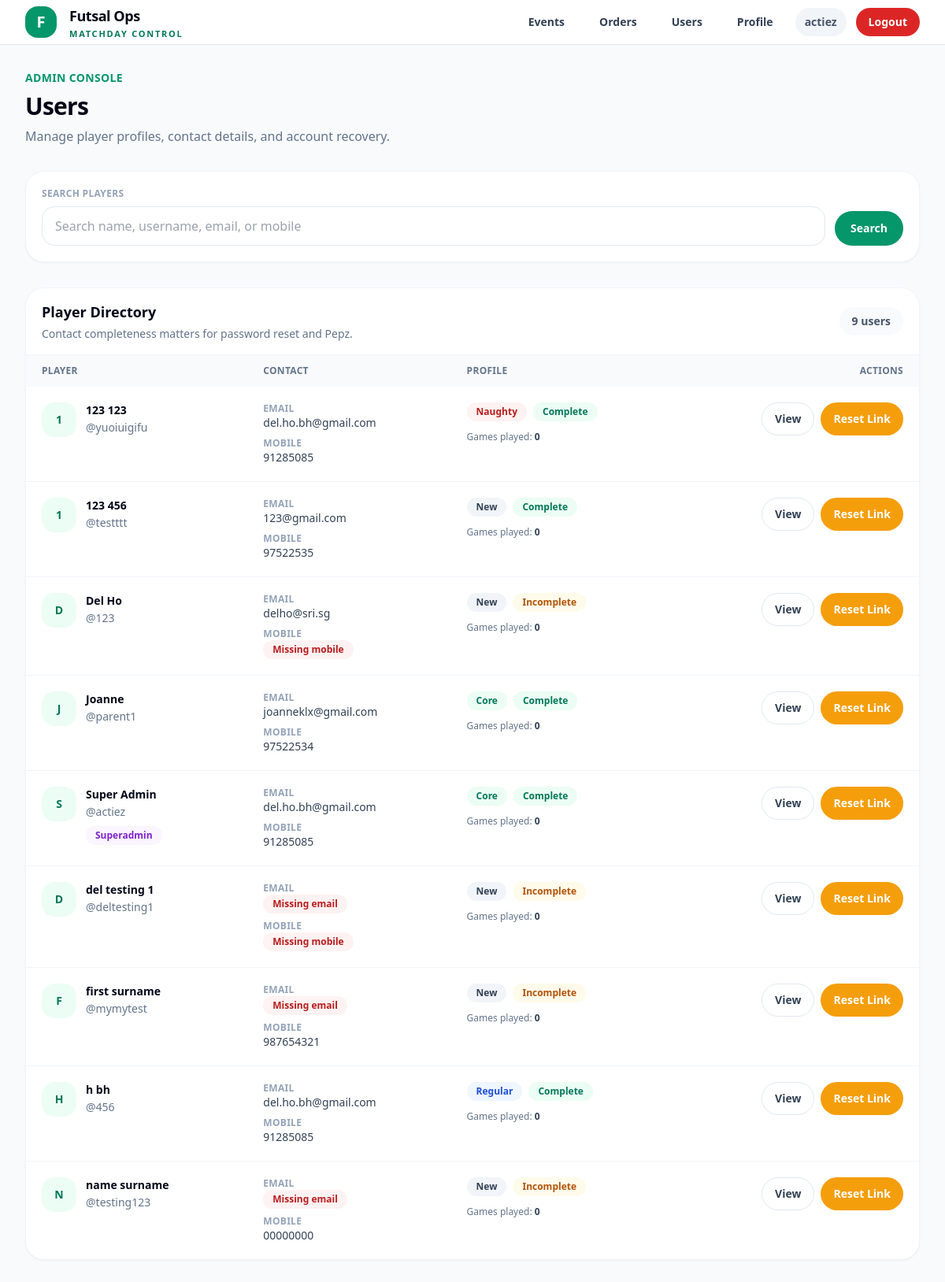
Page /users/ (signed in) on the committed database.
### accounts/models.py (models this page shows)
class User(AbstractUser):
    ROLE_USER = "user"
    ROLE_ADMIN = "admin"
    ROLE_SUPERADMIN = "superadmin"
    ROLE_CHOICES = [
        (ROLE_USER, "User"),
        (ROLE_ADMIN, "Admin"),
        (ROLE_SUPERADMIN, "Superadmin"),
    ]
    PLAYER_NEW = "new"
    PLAYER_REGULAR = "regular"
    PLAYER_CORE = "core"
    PLAYER_NAUGHTY = "naughty"
    PLAYER_TYPE_CHOICES = [
        (PLAYER_NEW, "New"),
        (PLAYER_REGULAR, "Regular"),
        (PLAYER_CORE, "Core"),
        (PLAYER_NAUGHTY, "Naughty"),
    ]
    role = models.CharField(max_length=20, choices=ROLE_CHOICES, default=ROLE_USER)
    player_type = models.CharField(max_length=20, choices=PLAYER_TYPE_CHOICES, default=PLAYER_NEW)
    mobile_number = models.CharField(max_length=30, blank=True)
    games_played_count = models.PositiveIntegerField(default=0)
    email_verified = models.BooleanField(default=False)
    admin_notes = models.TextField(blank=True, default="")
    def is_admin_level(self):
        return self.is_authenticated and (
            self.is_superuser or self.role in {self.ROLE_ADMIN, self.ROLE_SUPERADMIN}
        )
    def is_superadmin_level(self):
        return self.is_authenticated and (
            self.is_superuser or self.role == self.ROLE_SUPERADMIN
        )

### accounts/views.py (the view, shortened to what this page needs)
# urls.py: path("users/", views.user_list_view, name="user_list"),
@login_required
def user_list_view(request):
    if not request.user.is_superadmin_level():
        raise PermissionDenied("Only superadmin can access user details.")
    search_query = request.GET.get("q", "").strip()
    users = User.objects.all().order_by("first_name", "last_name", "username")
    return render(
        request,
        "accounts/user_list.html",
        {
            "users": users,
            "search_query": search_query,
        },
    )

### templates/accounts/user_list.html (shortened to what this page needs)
{% extends "base.html" %}
{% block content %}
<div class="space-y-8">
    <div class="flex flex-col md:flex-row md:items-end md:justify-between gap-5">
        <div>
            <p class="text-sm font-bold text-emerald-600 uppercase tracking-wide">
                Admin Console
            </p>
            <h1 class="mt-2 text-3xl font-black tracking-tight text-slate-950">
                Users
            </h1>
            <p class="mt-2 text-slate-500">
                Manage player profiles, contact details, and account recovery.
            </p>
        </div>
    </div>
    <div class="bg-white rounded-3xl border border-slate-100 shadow-sm p-5">
        <form method="get" class="flex flex-col md:flex-row gap-3">
            <div class="flex-1">
                <label class="block text-xs font-bold uppercase tracking-wide text-slate-400 mb-2">
                    Search players
                </label>
                <input
                    type="text"
                    name="q"
                    value="{{ search_query }}"
                    placeholder="Search name, username, email, or mobile"
                    class="w-full rounded-2xl border border-slate-200 bg-white px-4 py-3 focus:outline-none focus:ring-2 focus:ring-emerald-500"
                >
            </div>
            <div class="flex gap-2 md:items-end">
                <button type="submit"
                    class="inline-flex items-center justify-center px-5 py-3 rounded-full bg-emerald-600 text-white text-sm font-bold hover:bg-emerald-700">
                    Search
                </button>
            </div>
        </form>
    </div>
    <div class="bg-white rounded-3xl border border-slate-100 shadow-sm overflow-hidden">
        <div class="px-5 py-4 border-b border-slate-100 flex items-center justify-between gap-4">
            <div>
                <h2 class="text-lg font-black text-slate-950">Player Directory</h2>
                <p class="text-sm text-slate-500 mt-1">
                    Contact completeness matters for password reset and Pepz.
                </p>
            </div>
            <div class="hidden sm:inline-flex rounded-full bg-slate-50 px-4 py-2 text-sm font-bold text-slate-600">
                {{ users|length }} users
            </div>
        </div>
        <div class="overflow-x-auto">
            <table class="w-full text-sm">
                <thead class="bg-slate-50 text-slate-500">
                    <tr>
                        <th class="text-left px-5 py-3 font-bold uppercase tracking-wide text-xs">Player</th>
                        <th class="text-left px-5 py-3 font-bold uppercase tracking-wide text-xs">Contact</th>
                        <th class="text-left px-5 py-3 font-bold uppercase tracking-wide text-xs">Profile</th>
                        <th class="text-right px-5 py-3 font-bold uppercase tracking-wide text-xs">Actions</th>
                    </tr>
                </thead>
                <tbody class="divide-y divide-slate-100">
                    {% for profile_user in users %}
                        <tr class="hover:bg-slate-50/70">
                            <td class="px-5 py-5 align-top">
                                <div class="flex items-start gap-3">
                                    <div class="h-11 w-11 rounded-2xl bg-emerald-50 text-emerald-700 flex items-center justify-center font-black">
                                        {{ profile_user.first_name|first|default:profile_user.username|first|upper }}
                                    </div>
                                    <div>
                                        <div class="font-black text-slate-950">
                                            {{ profile_user.get_full_name|default:"Unnamed Player" }}
                                        </div>
                                        <div class="text-sm text-slate-500 mt-0.5">
                                            @{{ profile_user.username }}
                                        </div>
                                        {% if profile_user.is_superuser or profile_user.role == "superadmin" %}
                                            <span class="mt-2 inline-flex items-center rounded-full bg-purple-50 px-3 py-1 text-xs font-bold text-purple-700">
                                                Superadmin
                                            </span>
                                        {% elif profile_user.role == "admin" %}
                                            <span class="mt-2 inline-flex items-center rounded-full bg-slate-950 px-3 py-1 text-xs font-bold text-white">
                                                Admin
                                            </span>
                                        {% endif %}
                                    </div>
                                </div>
                            </td>
                            <td class="px-5 py-5 align-top">
                                <div class="space-y-2">
                                    <div>
                                        <div class="text-xs uppercase tracking-wide text-slate-400 font-bold">Email</div>
                                        {% if profile_user.email %}
                                            <div class="text-slate-700 break-all">{{ profile_user.email }}</div>
                                        {% else %}
                                            <span class="inline-flex items-center rounded-full bg-red-50 px-3 py-1 text-xs font-bold text-red-700">
                                                Missing email
                                            </span>
                                        {% endif %}
                                    </div>
                                    <div>
                                        <div class="text-xs uppercase tracking-wide text-slate-400 font-bold">Mobile</div>
                                        {% if profile_user.mobile_number %}
                                            <div class="text-slate-700">{{ profile_user.mobile_number }}</div>
                                        {% else %}
                                            <span class="inline-flex items-center rounded-full bg-red-50 px-3 py-1 text-xs font-bold text-red-700">
                                                Missing mobile
                                            </span>
                                        {% endif %}
                                    </div>
                                </div>
                            </td>
                            <td class="px-5 py-5 align-top">
                                <div class="flex flex-wrap gap-2">
                                    {% if profile_user.player_type == "core" %}
                                        <span class="inline-flex items-center rounded-full bg-emerald-50 px-3 py-1 text-xs font-bold text-emerald-700">
                                            Core
                                        </span>
                                    {% elif profile_user.player_type == "regular" %}
                                        <span class="inline-flex items-center rounded-full bg-blue-50 px-3 py-1 text-xs font-bold text-blue-700">
                                            Regular
                                        </span>
                                    {% elif profile_user.player_type == "naughty" %}
                                        <span class="inline-flex items-center rounded-full bg-red-50 px-3 py-1 text-xs font-bold text-red-700">
                                            Naughty
                                        </span>
                                    {% else %}
                                        <span class="inline-flex items-center rounded-full bg-slate-100 px-3 py-1 text-xs font-bold text-slate-700">
                                            New
                                        </span>
                                    {% endif %}
                                    {% if profile_user.email and profile_user.mobile_number %}
                                        <span class="inline-flex items-center rounded-full bg-emerald-50 px-3 py-1 text-xs font-bold text-emerald-700">
                                            Complete
                                        </span>
                                    {% else %}
                                        <span class="inline-flex items-center rounded-full bg-amber-50 px-3 py-1 text-xs font-bold text-amber-700">
                                            Incomplete
                                        </span>
                                    {% endif %}
                                </div>
                                <div class="mt-3 text-xs text-slate-500">
                                    Games played: <span class="font-bold text-slate-700">{{ profile_user.games_played_count }}</span>
                                </div>
                            </td>
                            <td class="px-5 py-5 align-top text-right">
                                <div class="flex flex-col sm:flex-row justify-end gap-2">
                                    <a href="{% url 'admin_user_profile' profile_user.id %}"
                                       class="inline-flex items-center justify-center px-4 py-2.5 rounded-full border border-slate-200 bg-white text-slate-700 text-sm font-bold hover:bg-slate-50">
                                        View
                                    </a>
                                    {% if request.user.is_superadmin_level %}
                                        <a href="{% url 'generate_password_reset_link' profile_user.id %}"
                                           class="inline-flex items-center justify-center px-4 py-2.5 rounded-full bg-amber-500 text-white text-sm font-bold hover:bg-amber-600">
                                            Reset Link
                                        </a>
                                    {% endif %}
                                </div>
                            </td>
                        </tr>
                    {% endfor %}
                </tbody>
            </table>
        </div>
    </div>
</div>
{% endblock %}

### templates/base.html (shortened to what this page needs)
<!DOCTYPE html>
<html>
<head>
    <script src="https://cdn.tailwindcss.com"></script>
</head>
<body class="min-h-screen bg-slate-50 text-slate-950">
    <header class="sticky top-0 z-40 border-b border-slate-200 bg-white/95 backdrop-blur">
        <div class="max-w-7xl mx-auto px-4 sm:px-6 lg:px-8">
            <div class="h-14 flex items-center justify-between gap-6">
                <a href="/" class="flex items-center gap-4">
                    <div class="h-10 w-10 rounded-2xl bg-emerald-600 text-white flex items-center justify-center text-xl font-black shadow-sm">
                        F
                    </div>
                    <div class="leading-tight">
                        <div class="text-lg font-black tracking-tight text-slate-950">
                            Futsal Ops
                        </div>
                        <div class="text-[11px] uppercase tracking-[0.16em] text-emerald-700 font-bold mt-0.5">
                            Matchday Control
                        </div>
                    </div>
                </a>
                <div class="flex items-center gap-2 sm:gap-3">
                    {% if request.user.is_authenticated %}
                        {% if request.user.is_admin_level %}
                            <a href="{% url 'event_list' %}"
                               class="hidden sm:inline-flex items-center px-4 py-2 rounded-full text-sm font-semibold text-slate-700 hover:bg-emerald-50 hover:text-emerald-700">
                                Events
                            </a>
                            <a href="{% url 'standing_order_list' %}"
                               class="hidden sm:inline-flex items-center px-4 py-2 rounded-full text-sm font-semibold text-slate-700 hover:bg-emerald-50 hover:text-emerald-700">
                                Orders
                            </a>
                        {% endif %}
                        {% if request.user.is_superadmin_level %}
                            <a href="{% url 'user_list' %}"
                               class="hidden sm:inline-flex items-center px-4 py-2 rounded-full text-sm font-semibold text-slate-700 hover:bg-emerald-50 hover:text-emerald-700">
                                Users
                            </a>
                        {% endif %}
                        <a href="{% url 'profile' %}"
                           class="inline-flex items-center px-4 py-2 rounded-full text-sm font-semibold text-slate-700 hover:bg-emerald-50 hover:text-emerald-700">
                            Profile
                        </a>
                        <div class="hidden md:inline-flex items-center px-3 py-2 rounded-full bg-slate-100 text-sm font-semibold text-slate-600">
                            {{ request.user.username }}
                        </div>
                        <form method="post" action="/logout/">
                            <button type="submit"
                                class="inline-flex items-center px-4 py-2 rounded-full text-sm font-semibold bg-red-600 text-white hover:bg-red-700">
                                Logout
                            </button>
                        </form>
                    {% else %}
                        <a href="/login/"
                           class="inline-flex items-center px-5 py-2.5 rounded-full text-sm font-semibold bg-emerald-600 text-white hover:bg-emerald-700">
                            Login
                        </a>
                    {% endif %}
                </div>
            </div>
        </div>
    </header>
    <main class="max-w-7xl mx-auto px-4 sm:px-6 lg:px-8 py-8">
        {% block content %}{% endblock %}
    </main>
</body>
</html>

### rows in the picture
User: user.username "actiez", first_name|first "S", get_full_name "Super Admin", username "actiez", is_superuser "Superadmin", email "del.ho.bh@gmail.com", mobile_number "91285085", player_type "Core", shows "Complete", games_played_count "0"
User: first_name|first "1", get_full_name "123 123", username "yuoiuigifu", email "del.ho.bh@gmail.com", mobile_number "91285085", player_type "Naughty", shows "Complete", games_played_count "0"
User: first_name|first "1", get_full_name "123 456", username "testttt", email "123@gmail.com", mobile_number "97522535", player_type "New", shows "Complete", games_played_count "0"
User: first_name|first "D", get_full_name "Del Ho", username "123", email "delho@sri.sg", mobile_number "Missing mobile", player_type "New", games_played_count "0"
User: first_name|first "J", get_full_name "Joanne", username "parent1", email "joanneklx@gmail.com", mobile_number "97522534", player_type "Core", shows "Complete", games_played_count "0"
User: first_name|first "D", get_full_name "del testing 1", username "deltesting1", email "Missing email", mobile_number "Missing mobile", player_type "New", games_played_count "0"
User: first_name|first "F", get_full_name "first surname", username "mymytest", email "Missing email", mobile_number "987654321", player_type "New", games_played_count "0"
User: first_name|first "H", get_full_name "h bh", username "456", email "del.ho.bh@gmail.com", mobile_number "91285085", player_type "Regular", shows "Complete", games_played_count "0"
User: first_name|first "N", get_full_name "name surname", username "testing123", email "Missing email", mobile_number "00000000", player_type "New", games_played_count "0"

### other values in the picture
{{ users|length }} "9"
